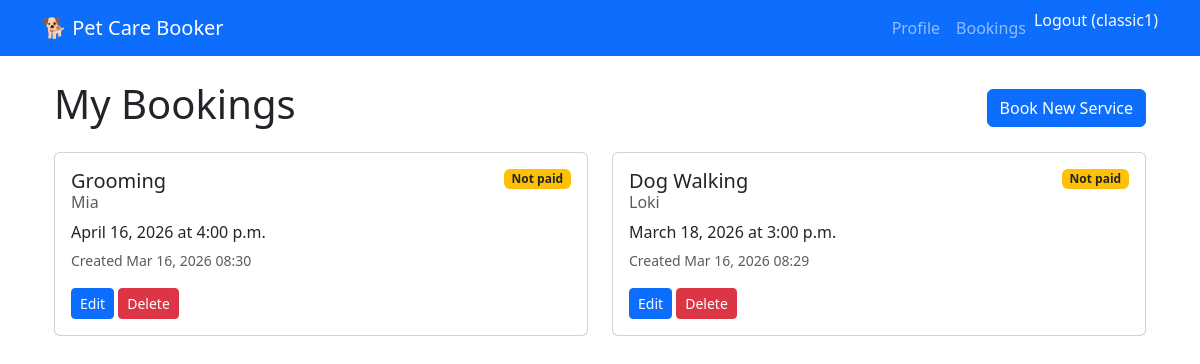
/accounts/bookings/ (signed in), run on an earlier commit of the app's database.
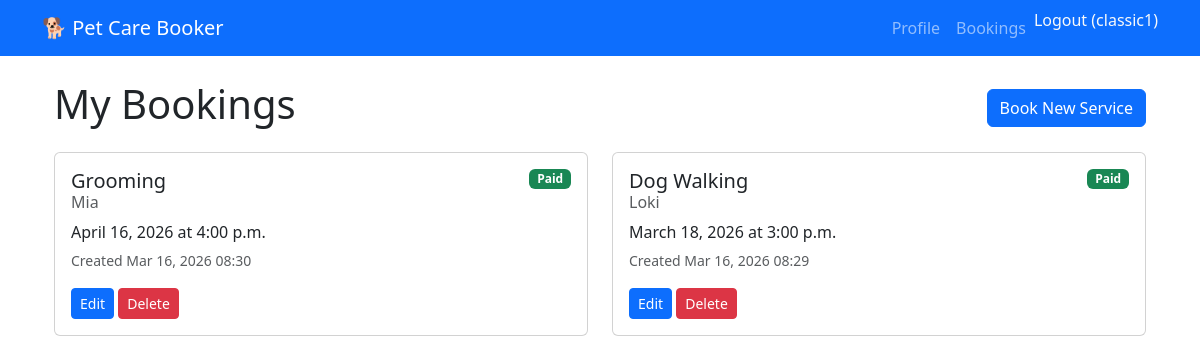
And on a later commit of the database.
### accounts/models.py (models this page shows, shortened)
class Booking(models.Model):
    SERVICE_CHOICES = [
        ('dog_walking', 'Dog Walking'),
        ('grooming', 'Grooming'),
        ('boarding', 'Boarding'),
    ]
    user = models.ForeignKey(User, on_delete=models.CASCADE)
    service = models.CharField(max_length=20, choices=SERVICE_CHOICES)
    pet_name = models.CharField(max_length=100)
    date = models.DateField()
    time = models.TimeField()
    notes = models.TextField(blank=True)
    created = models.DateTimeField(auto_now_add=True)
    paid = models.BooleanField(default=False)  # <-- TRACKS PAID STATUS
    stripe_payment_intent = models.CharField(max_length=200, blank=True, null=True)  # Stripe payment ID
    amount_paid = models.DecimalField(max_digits=10, decimal_places=2, null=True, blank=True)  # £25.00

### accounts/views.py (the view)
# urls.py: path('bookings/', views.UserBookingsView.as_view(), name='bookings'),
class UserBookingsView(LoginRequiredMixin, ListView):
    model = Booking
    template_name = "accounts/bookings.html"
    context_object_name = "bookings"
    paginate_by = 10
    login_url = "login"
    redirect_field_name = "next"
    def get_queryset(self):
        return Booking.objects.filter(user=self.request.user).order_by("-created")
    def get_context_data(self, **kwargs):
        context = super().get_context_data(**kwargs)
        context["user"] = self.request.user
        return context

### accounts/templates/accounts/bookings.html (shortened to what this page needs)
{% extends "accounts/base.html" %}
{% block content %}
<div class="container mt-4">
  <div class="d-flex justify-content-between align-items-center mb-3">
    <h1>My Bookings</h1>
    <a href="{% url 'book' %}" class="btn btn-primary">Book New Service</a>
  </div>
  {% if bookings %}
    <div class="row">
      {% for booking in bookings %}
        <div class="col-md-6 mb-4">
          <div class="card h-100">
            <div class="card-body">
              <div class="d-flex justify-content-between align-items-start mb-2">
                <div>
                  <h5 class="card-title mb-1">
                    {{ booking.get_service_display }}
                  </h5>
                  <h6 class="card-subtitle text-muted">
                    {{ booking.pet_name }}
                  </h6>
                </div>
                {% if booking.paid %}
                  <span class="badge bg-success">Paid</span>
                {% else %}
                  <span class="badge bg-warning text-dark">Not paid</span>
                {% endif %}
              </div>
              <p class="card-text mb-1">
                {{ booking.date|date:"F j, Y" }}
                at
                {{ booking.time|time:"g:i a" }}
              </p>
              <p class="card-text">
                <small class="text-muted">
                  Created {{ booking.created|date:"M d, Y" }} {{ booking.created|time:"H:i" }}
                </small>
              </p>
              <div class="mt-2">
                <a href="{% url 'booking-update' booking.id %}" class="btn btn-sm btn-primary">
                  Edit
                </a>
                <a href="{% url 'booking-delete' booking.id %}" class="btn btn-sm btn-danger">
                  Delete
                </a>
              </div>
            </div>
          </div>
        </div>
      {% endfor %}
    </div>
  {% else %}
    <div class="text-center py-5">
      <h3>You have no bookings yet</h3>
      <p class="text-muted">Book your first pet care service!</p>
      <a href="{% url 'book' %}" class="btn btn-primary btn-lg">Book Now</a>
    </div>
  {% endif %}
</div>
{% endblock %}

What changed in the data, as far as the page shows it:
changed Booking "Grooming": paid "Not paid" → "Paid"
changed Booking "Dog Walking": paid "Not paid" → "Paid"
